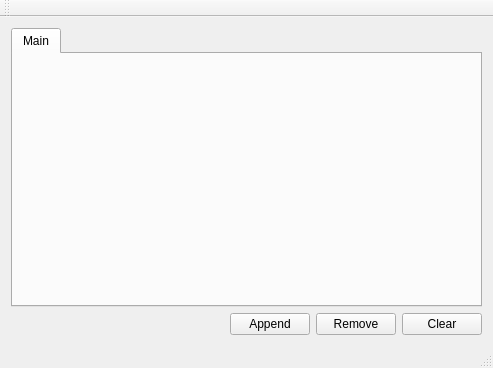
<?xml version="1.0" encoding="UTF-8"?>
<ui version="4.0">
 <class>MainWindow</class>
 <widget class="QMainWindow" name="MainWindow">
  <property name="geometry">
   <rect>
    <x>0</x>
    <y>0</y>
    <width>493</width>
    <height>368</height>
   </rect>
  </property>
  <property name="windowTitle">
   <string>1992</string>
  </property>
  <property name="styleSheet">
   <string notr="true"/>
  </property>
  <widget class="QWidget" name="centralWidget">
   <layout class="QVBoxLayout" name="verticalLayout">
    <item>
     <widget class="MyTabWidget" name="tabWidget">
      <widget class="MyTabPage" name="tabMain">
       <attribute name="title">
        <string>Main</string>
       </attribute>
      </widget>
     </widget>
    </item>
    <item>
     <layout class="QHBoxLayout" name="horizontalLayout">
      <item>
       <spacer name="horizontalSpacer">
        <property name="orientation">
         <enum>Qt::Horizontal</enum>
        </property>
        <property name="sizeHint" stdset="0">
         <size>
          <width>40</width>
          <height>20</height>
         </size>
        </property>
       </spacer>
      </item>
      <item>
       <widget class="QPushButton" name="btnAppend">
        <property name="text">
         <string>Append</string>
        </property>
       </widget>
      </item>
      <item>
       <widget class="QPushButton" name="btnRemove">
        <property name="text">
         <string>Remove</string>
        </property>
       </widget>
      </item>
      <item>
       <widget class="QPushButton" name="btnClear">
        <property name="text">
         <string>Clear</string>
        </property>
       </widget>
      </item>
     </layout>
    </item>
   </layout>
  </widget>
  <widget class="QMenuBar" name="menuBar">
   <property name="geometry">
    <rect>
     <x>0</x>
     <y>0</y>
     <width>493</width>
     <height>22</height>
    </rect>
   </property>
  </widget>
  <widget class="QToolBar" name="mainToolBar">
   <attribute name="toolBarArea">
    <enum>TopToolBarArea</enum>
   </attribute>
   <attribute name="toolBarBreak">
    <bool>false</bool>
   </attribute>
  </widget>
  <widget class="QStatusBar" name="statusBar"/>
 </widget>
 <layoutdefault spacing="6" margin="11"/>
 <customwidgets>
  <customwidget>
   <class>MyTabPage</class>
   <extends>QWidget</extends>
   <header>MyTabPage.h</header>
   <container>1</container>
  </customwidget>
  <customwidget>
   <class>MyTabWidget</class>
   <extends>QTabWidget</extends>
   <header>MyTabWidget.h</header>
   <container>1</container>
  </customwidget>
 </customwidgets>
 <resources/>
 <connections/>
</ui>
